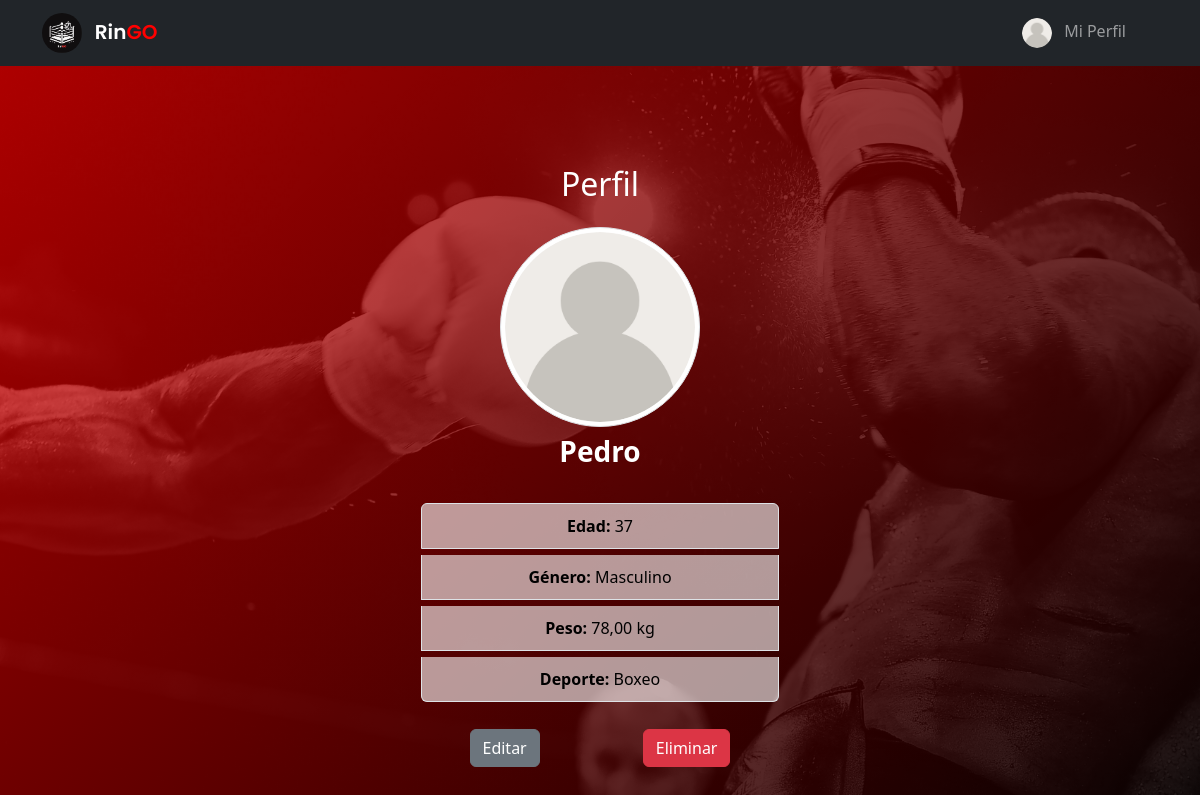
Before: /perfil/24/ (signed in) with the older database file.
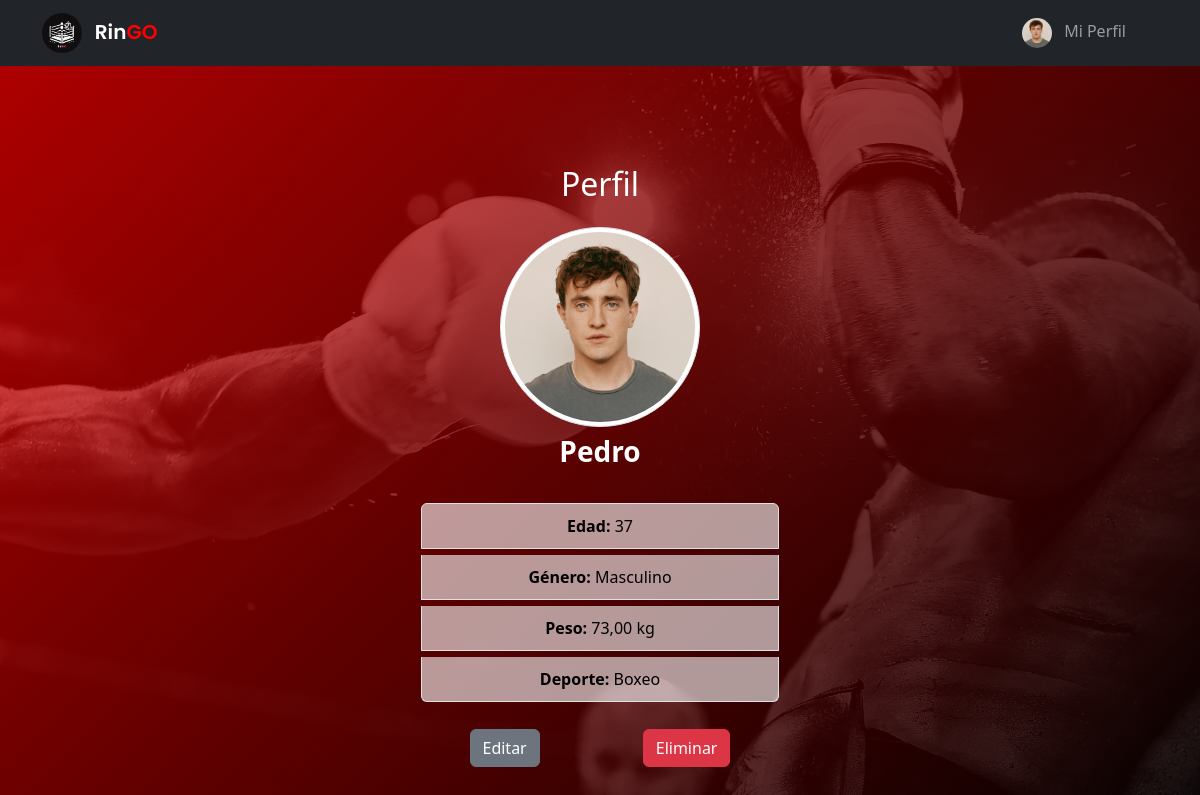
After: the same page with the newer database file.
### usuarios/models.py (models this page shows, shortened)
class Perfil(models.Model):
    user = models.OneToOneField(User, on_delete=models.CASCADE)
    nombre_perfil = models.CharField(max_length=100)
    fecha_nacimiento = models.DateField(null=True, blank=True)
    peso = models.DecimalField(
        max_digits=5,
        decimal_places=2,
        validators=[MinValueValidator(0.1)],
        null=True,
        blank=True,
    )
    deporte = models.CharField(
        max_length=50, choices=[("boxeo", "Boxeo"), ("kickboxing", "Kickboxing")]
    )
    foto = models.ImageField(upload_to="perfil_fotos/", blank=True, null=True)
    genero = models.CharField(
        max_length=20,
        choices=[
            ("masculino", "Masculino"),
            ("femenino", "Femenino"),
            ("prefiero no decir", "Prefiero no decir"),
        ],
        default="otro",
    )
    @property
    def edad(self):
        if self.fecha_nacimiento:
            today = date.today()
            edad = today.year - self.fecha_nacimiento.year
            if today.month < self.fecha_nacimiento.month or (
                today.month == self.fecha_nacimiento.month
                and today.day < self.fecha_nacimiento.day
            ):
                edad -= 1
            return edad
        return None

### usuarios/views.py (the view)
# urls.py: path("perfil/<int:pk>/", PerfilDetailView.as_view(), name="ver_perfil"),
class PerfilDetailView(LoginRequiredMixin, EsMiembroMixin, DetailView):
    model = Perfil
    template_name = "perfil/perfil_detail.html"
    context_object_name = "perfil"

### usuarios/views.py (called while the page is built)
    def get_context_data(self, **kwargs):
        context = super().get_context_data(**kwargs)
        if self.request.user.is_authenticated:
            context["es_miembro"] = self.request.user.groups.filter(
                name="Miembro"
            ).exists()
        return context

### templates/perfil/perfil_detail.html
{% extends "_base.html" %}
{% load static %}
{% block content %}
<div class="container d-flex flex-column align-items-center justify-content-center" style="min-height: 100vh;">
  <h2 class="text-center mb-4 perfil-seccion">Perfil</h2>
  <div class="text-center mb-4">
    {% if perfil.foto %}
      <img src="{{ perfil.foto.url}}" alt="Foto de perfil" class="img-thumbnail rounded-circle" style="width: 200px; height: 200px; object-fit: cover;">
    {% else %}
      <img src="{% static 'img/default-user.png' %}" alt="Foto de perfil" class="img-thumbnail rounded-circle" style="width: 200px; height: 200px; object-fit: cover;">
    {% endif %}
    <h3 class="mt-2"><strong class='user-name'>{{ perfil.nombre_perfil }}</strong></h3>
  </div>
  <div class=" col-md-5 col-lg-4 col-xl-4">
    <ul class="list-group text-center">
      <li class="list-group-item"><strong>Edad:</strong> {{ perfil.edad}}</li>
      <li class="list-group-item"><strong>Género:</strong> {{ perfil.get_genero_display }}</li>
      <li class="list-group-item"><strong>Peso:</strong> {{ perfil.peso }} kg</li>
      <li class="list-group-item"><strong>Deporte:</strong> {{ perfil.get_deporte_display }}</li>
    </ul>
    <div class="d-flex justify-content-around mt-4">
      <a href="{% url 'editar_perfil' perfil.id %}" class="btn btn-secondary">Editar</a>
      <a href="{% url 'eliminar_perfil' perfil.id %}" class="btn btn-danger">Eliminar</a>
    </div>
  </div>
</div>
{% endblock %}

### templates/_base.html (shortened to what this page needs)
{% load static %}
<!DOCTYPE html>
<html lang="en">
	<head>
		<link rel="stylesheet" href="{% static 'css/style.css' %}" />
		<link
			href="https://cdn.jsdelivr.net/npm/bootstrap@5.3.0/dist/css/bootstrap.min.css"
			rel="stylesheet"
		/>
	</head>
	<body>
<nav class="navbar navbar-expand-lg navbar-dark bg-dark">
    <div class="container">
        <div class="d-flex align-items-center">
            <a class="navbar-brand" href="{% url 'home' %}">
                <img
                    src="{% static 'img/ringo_logo.png' %}"
                    alt="RinGo Logo"
                    class="rounded-circle"
                    style="width: 40px; height: 40px; object-fit: contain;" />
                <span class='ms-2'>Rin<span style='color:red;'>GO</span></span>
            </a>
        </div>
        <div class="collapse navbar-collapse" id="navbarSupportedContent">
            <ul class="navbar-nav ms-auto mb-2 mb-lg-0">
                {% if user.is_authenticated %}
                    <li class="nav-item me-4">
                        <a class="nav-link" href="{% url 'perfil_redireccion' %}">
                            {% if perfil and perfil.foto %}
                                <img
                                    src="{{ perfil.foto.url }}"
                                    alt="Foto de perfil"
                                    class="rounded-circle"
                                    style="width: 30px; height: 30px; object-fit: cover; margin-right: 8px;" />
                            {% else %}
                                <img
                                    src="{% static 'img/default-user.png' %}"
                                    alt="Foto de perfil por defecto"
                                    class="rounded-circle"
                                    style="width: 30px; height: 30px; object-fit: cover; margin-right: 8px;" />
                            {% endif %}
                            Mi Perfil
                        </a>
                    </li>
                {% endif %}
            </ul>
        </div>
    </div>
</nav>
		<div class="container">{% block content %} {% endblock %}</div>
	</body>
</html>

### static/css/style.css (style rules this page uses)
body { min-height: 100vh; background: linear-gradient( 135deg, rgba(255, 0, 0, 0.7), rgba(0, 0, 0, 0.9) ), url('/static/img/background_1.jpg'); background-size: cover; background-position: center; background-repeat: no-repeat; color: white; }
.navbar-brand { font-family: 'Poppins', sans-serif; font-weight: 600; }
ul .list-group-item { color: rgb(0, 0, 0); background-color: rgba(255, 255, 255, 0.6); padding: .625rem; margin: .1875rem; }
.user-name { color: white; }
.perfil-seccion { color: white; }

Changed rows visible on the page:
changed Perfil "Pedro": foto: picture added; peso "78,00" → "73,00"
